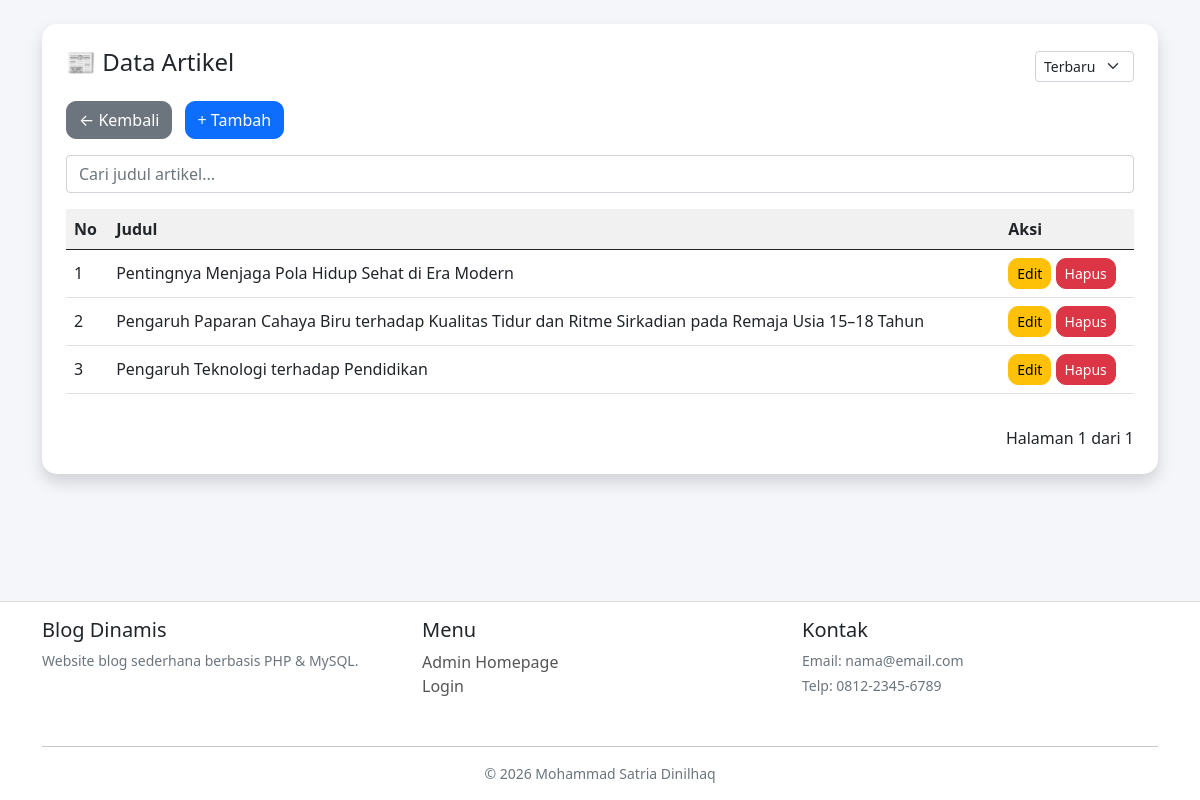
Page /blog_dinamis2/admin/artikel.php (signed in) on the committed database.
### tables this page shows
CREATE TABLE `artikel` (
  `id` int(11) NOT NULL,
  `judul` varchar(255) DEFAULT NULL,
  `isi` text DEFAULT NULL,
  `id_kategori` int(11) DEFAULT NULL,
  `id_user` int(11) DEFAULT NULL,
  `tanggal` timestamp NOT NULL DEFAULT current_timestamp()
);

### blog_dinamis2/admin/artikel.php (the view, shortened to what this page needs)
<?php
include "../config/koneksi.php";
$id_user = $_SESSION['id_user'];
$role = $_SESSION['role'];
$batas = 5;
$page = $_GET['page'] ?? 1;
$start = ($page - 1) * $batas;
$order = $_GET['order'] ?? 'DESC';
if($role == 'admin'){
    $total_q = "SELECT COUNT(*) as total FROM artikel";
    $q = "SELECT * FROM artikel ORDER BY id $order LIMIT $start,$batas";
}else{
    $total_q = "SELECT COUNT(*) as total FROM artikel WHERE id_user='$id_user'";
    $q = "SELECT * FROM artikel WHERE id_user='$id_user' ORDER BY id $order LIMIT $start,$batas";
}
$total_data = mysqli_fetch_assoc(mysqli_query($conn,$total_q))['total'];
$total_page = ceil($total_data / $batas);
$data = mysqli_query($conn,$q);
?>
<!DOCTYPE html>
<html>
<head>
<link href="https://cdn.jsdelivr.net/npm/bootstrap@5.0.2/dist/css/bootstrap.min.css" rel="stylesheet">
</head>
<body class="d-flex flex-column min-vh-100">
<div class="container mt-4">
<div class="card p-4 shadow">
<div class="d-flex justify-content-between align-items-center mb-3">
<h4>📰 Data Artikel</h4>
<form method="GET">
<select name="order" onchange="this.form.submit()" class="form-select form-select-sm">
<option value="DESC" <?= ($order=='DESC')?'selected':'' ?>>Terbaru</option>
</select>
</form>
</div>
<div class="mb-3">
<a href="dashboard.php" class="btn btn-secondary">← Kembali</a>
<a href="tambah_artikel.php" class="btn btn-primary ms-2">+ Tambah</a>
</div>
<input type="text" id="searchArtikel" class="form-control mb-3" placeholder="Cari judul artikel...">
<table class="table table-hover align-middle">
<thead>
<tr>
<th>No</th>
<th>Judul</th>
<th>Aksi</th>
</tr>
</thead>
<tbody id="artikelTable">
<?php
$no = $start + 1;
while($d=mysqli_fetch_array($data)){
?>
<tr>
<td><?= $no++ ?></td>
<td><?= htmlspecialchars($d['judul']) ?></td>
<td>
<a href="edit_artikel.php?id=<?= $d['id'] ?>" class="btn btn-warning btn-sm">Edit</a>
<a href="hapus_artikel.php?id=<?= $d['id'] ?>"
   class="btn btn-danger btn-sm"
   onclick="return confirm('Yakin hapus?')">
   Hapus
</a>
</td>
</tr>
<?php } ?>
</tbody>
</table>
<div class="d-flex justify-content-between mt-3">
<span>Halaman <?= $page ?> dari <?= $total_page ?></span>
</div>
</div>
</div>
<div style="height: 60px;"></div>
<?php include "../assets/footer.php"; ?>
</body>
</html>

### blog_dinamis2/admin/artikel.php (style rules this page uses)
body { background: #f5f6fa; }
.card { border-radius: 15px; border: none; }
.btn { border-radius: 10px; }
.table th { background: #f1f1f1; }

### rows in the picture
artikel: judul "Pentingnya Menjaga Pola Hidup Sehat di Era Modern"
artikel: judul "Pengaruh Paparan Cahaya Biru terhadap Kualitas Tidur dan Ritme Sirkadian pada Remaja Usia 15–18 Tahun"
artikel: judul "Pengaruh Teknologi terhadap Pendidikan"

### other values in the picture
$page "1"
$total_page "1"
